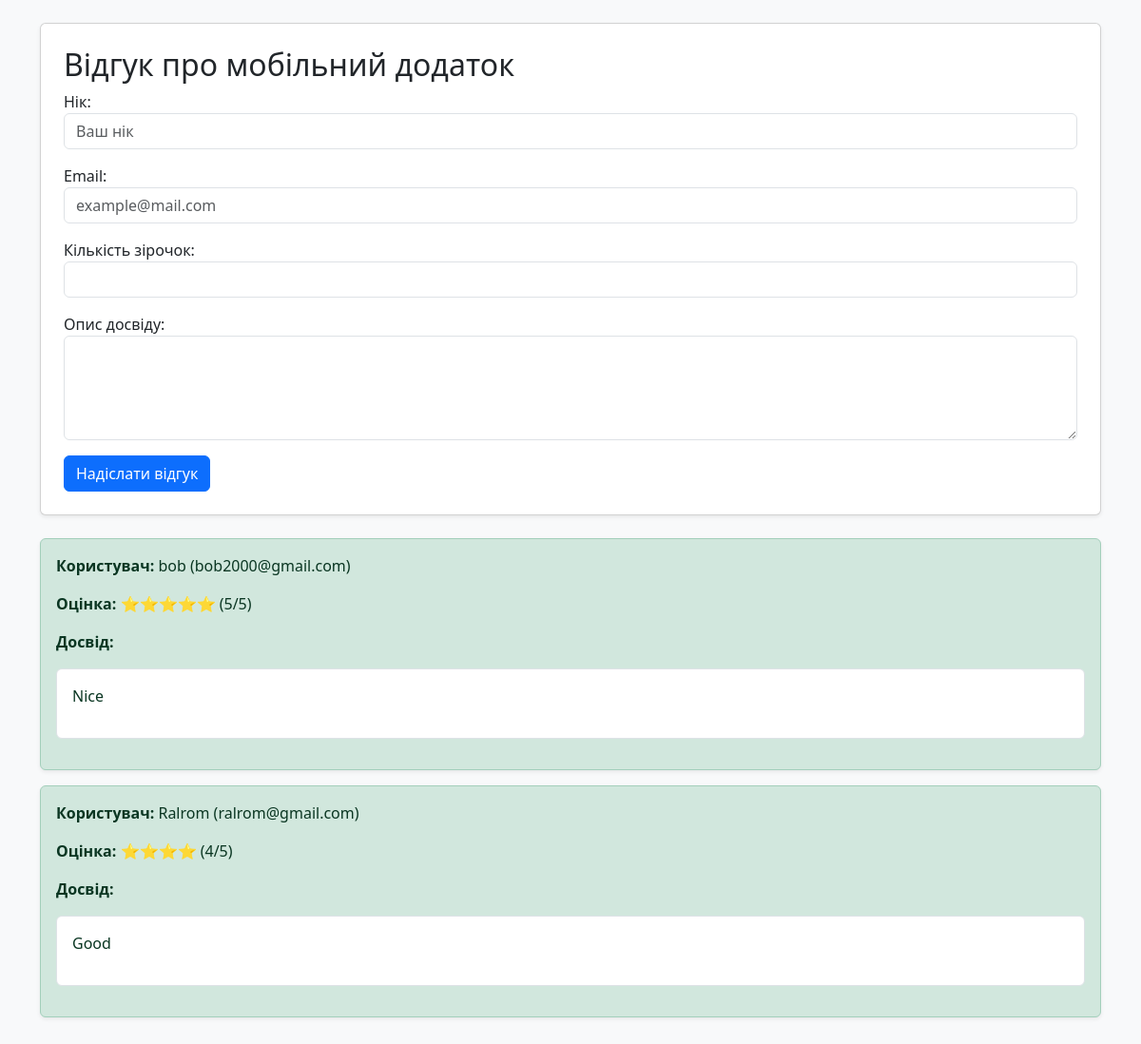
/reviews/app/, run on the app's committed database.
### reviews/models.py (models this page shows, shortened)
class AppReview(models.Model):
    nickname = models.CharField("Нік", max_length=50)
    email = models.EmailField("Email")
    stars = models.IntegerField(
        "Кількість зірочок",
        validators=[
            MinValueValidator(1),
            MaxValueValidator(5)
        ],
    )
    experience = models.TextField("Опис досвіду")
    created_at = models.DateTimeField("Дата створення", auto_now_add=True)

### reviews/views.py (the view, shortened to what this page needs)
# urls.py: path('app/', views.app_reviews, name="app_reviews"),
def app_reviews(request):
    app_form = AppReviewModelForm()
    app_review = AppReview.objects.order_by('-id')
    return render(request, 'reviews/app_dashboard.html', {
        'app_form': app_form,
        'app_reviews': app_review,
    })

### reviews/forms.py (shortened to what this page needs)
class AppReviewModelForm(forms.ModelForm):
    class Meta:
        model = AppReview
        fields = ['nickname', 'email', 'stars', 'experience']
        widgets = {
            'nickname': forms.TextInput(attrs={'class': 'form-control', 'placeholder': 'Ваш нік'}),
            'email': forms.EmailInput(attrs={'class': 'form-control', 'placeholder': 'example@mail.com'}),
            'stars': forms.NumberInput(attrs={'class': 'form-control', 'min': 1, 'max': 5}),
            'experience': forms.Textarea(attrs={'class': 'form-control', 'rows': 4}),
        }

### reviews/templates/reviews/app_dashboard.html (shortened to what this page needs)
<!DOCTYPE html>
<html lang="uk">
<head>
    <link rel="stylesheet" href="https://cdn.jsdelivr.net/npm/bootstrap@5.3.0/dist/css/bootstrap.min.css">
</head>
<body class="bg-light p-4">
    <div class="container">
        <div class="card p-4 shadow-sm mb-4">
            <h2>Відгук про мобільний додаток</h2>
            <form method="post">
                {{ app_form.as_p }}
                <button type="submit" name="submit_app"
                        class="btn btn-primary">
                    Надіслати відгук
                </button>
            </form>
        </div>
        {% for review in app_reviews %}
            <div class="alert alert-success shadow-sm">
                <p>
                    <strong>Користувач:</strong>
                    {{ review.nickname }}
                    ({{ review.email }})
                </p>
                <p>
                    <strong>Оцінка:</strong>
                    {% for i in "x"|ljust:review.stars %}⭐{% endfor %}
                    ({{ review.stars }}/5)
                </p>
                <p><strong>Досвід:</strong></p>
                <blockquote class="bg-white p-3 border rounded">
                    {{ review.experience|linebreaks }}
                </blockquote>
            </div>
        {% endfor %}
    </div>
</body>
</html>

### data on the page
AppReview: nickname "bob", email "bob2000@gmail.com", stars "5", experience "Nice"
AppReview: nickname "Ralrom", email "ralrom@gmail.com", stars "4", experience "Good"
